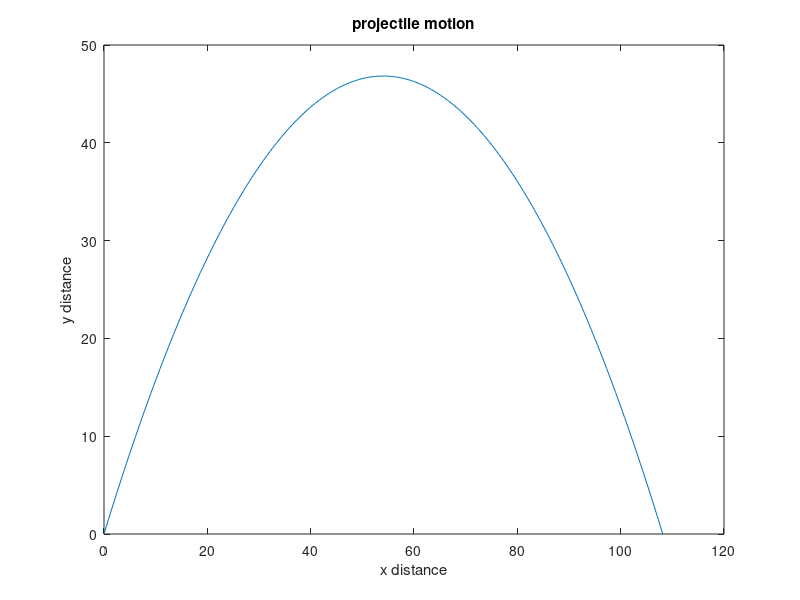

Source code (MATLAB):
Grv = 9.81;
LnchAng = pi/3;
iniVelo = 35;
Tmax = 2*iniVelo*sin(LnchAng)/Grv;
timePoints = linspace(0,Tmax,250);
v = [iniVelo*cos(LnchAng),iniVelo*sin(LnchAng)-(Grv*timePoints)];

disp(v);





x = iniVelo*timePoints*cos(LnchAng);
y = iniVelo*timePoints*sin(LnchAng)-(1/2)*Grv*(timePoints.^2);

plot(x,y);

title("projectile motion");
xlabel("x distance");
ylabel("y distance");
